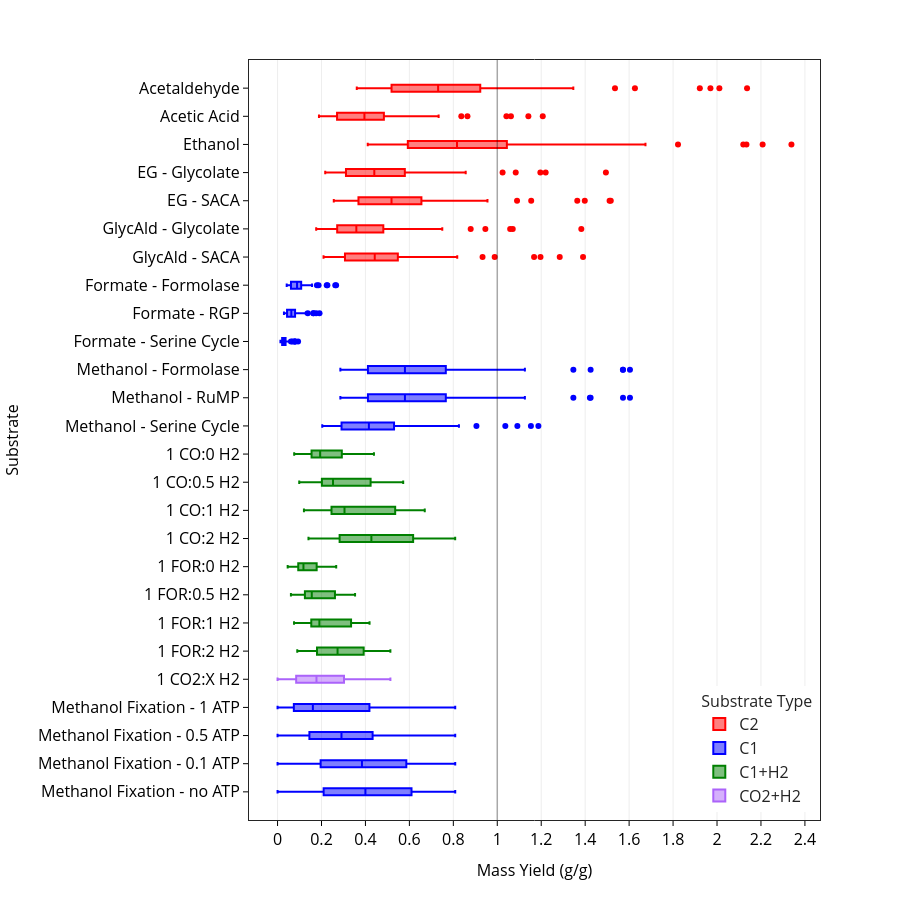

Notebook source saved alongside this figure:
### Markdown cell above
### Bio - Box Plot ###

### Code cell
##----- Bioproduction Yields Box Plot -----##

ORI = 'h' #'v' for vertical, 'h' for horizontal

if ORI is 'v':
    X = 'PathwayGraph'
    Y = 'Yield_Mass'
    W = 900
    H = 500
    
elif ORI is 'h':
    X = 'Yield_Mass'
    Y = 'PathwayGraph'
    W = 900
    H = 900

    
#layout = dict(xaxis = dict(title = 'Substrate test', showgrid=False, ticks='inside'))
    
fig = px.box(df, x=X, y=Y,
             orientation=ORI,
             color = 'SubstrateType', color_discrete_map={'C2': "Red", 'C1': 'Blue', 'C1+H2': 'Green'},#, 'Sugar': 'Purple'},
             #title = 'Bioproduction Mass Yields',
             points = 'outliers',
             category_orders={'PathwayGraph':['Acetaldehyde', 'Acetic Acid', 'Ethanol', 'EG - Glycolate', 'EG - SACA',
             'GlycAld - Glycolate', 'GlycAld - SACA', 'Formate - Formolase', 'Formate - RGP', 'Formate - Serine Cycle', 
             'Methanol - Formolase', 'Methanol - RuMP', 'Methanol - Serine Cycle', 
             '1 CO:0 H2', '1 CO:0.5 H2', '1 CO:1 H2', '1 CO:2 H2', 
             '1 FOR:0 H2', '1 FOR:0.5 H2', '1 FOR:1 H2', '1 FOR:2 H2','1 CO2:X H2',
             'Methanol Fixation - 1 ATP','Methanol Fixation - 0.5 ATP','Methanol Fixation - 0.1 ATP','Methanol Fixation - no ATP'],
                 #,'Glucose', 'Glycerol', 'Xylose'],
             'SubstrateType': ['C2', 'C1', 'C1+H2']}
             #range_x =[0,14]
            )


fig.update_layout(template="simple_white", plot_bgcolor = "white", title = {'x': 0.52},
                 width=W, height=H, title_font_size=18, 
                 legend_title_text='Substrate Type', legend_font_size=16, legend_title_font_size=16
                 )

#The following is needed to change the width of the boxes, and ensure they're aligned with the labels
fig.update_traces(width=0.25)


#Horizontal vs Vertical box plot need opposite axis settings:
if ORI is 'v':
    fig.update_xaxes(title_text='Substrate', title_font_size=16,
                     visible=True, showline=True, linewidth=1, color='black', mirror = True,
                     tickfont_size=14,
                     type='category'#, tickson='boundaries'
                     )

    fig.update_yaxes(title_text='Mass Yield (g/g)', title_font_size=16,
                    visible=True, showline=True, linewidth=1, color='black', mirror = True,
                    tickmode = 'linear', tick0 = 0, dtick= 0.2, tickfont_size=14,
                    showgrid=True, gridcolor='#eee'
                    )
    
    
elif ORI is 'h':
    
    fig.update_yaxes(title_text='Substrate', title_font_size=16,
                 visible=True, showline=True, linewidth=1, color='black', mirror = True,
                 tickfont_size=16,
                 type='category',#, tickson='boundaries'
                 range=[-1,26]    
                 )
                 #tickson="boundaries")

    fig.update_xaxes(title_text='Mass Yield (g/g)', title_font_size=16,
                visible=True, showline=True, linewidth=1, color='black', mirror = True,
                tickmode = 'linear', tick0 = 0, dtick= 0.2, tickfont_size=16,
                showgrid=True, gridcolor='#eee'
                )
    
    shape1=dict(type="line", x0=1, x1=1, y0=-1, y1=28, xref='x', yref='y', line=dict(color='black', width=1.5))
    shapes = [shape1]
    fig.update_layout(legend=dict(yanchor="bottom", y=0.01, xanchor="right", x=0.99), shapes=shapes)

#fig.update_traces(texttemplate='%{text:.2s}', textposition='outside')

    
    #category_orders={'Substrate':['C2', 'C1', 'C1+H2']}
#color_discrete_sequence=px.colors.qualitative.Set1,
#"C1":['CarbonMonoxide','FormicAcid','Methanol']
#for t in fig.data:
   # t.marker.line.width = 1
    #t.marker.line.color = 'black'


fig.show()
fig.write_image(outputDirectory_general + date + "_BioproductionYields-BOX_" + ORI + ".png", scale=5)

### Figure 1 — Plotly figure (JSON) as saved in the notebook; plotly's stock layout.template omitted (floating-point values rounded to 4 significant figures; data arrays with more than 128 entries replaced by an {"elided": "..."} marker saying what was removed)
{"data": [{"alignmentgroup": "True", "boxpoints": "outliers", "hovertemplate": "SubstrateType=C2<br>Yield_Mass=%{x}<br>PathwayGraph=%{y}<extra></extra>", "legendgroup": "C2", "marker": {"color": "Red"}, "name": "C2", "notched": false, "offsetgroup": "C2", "orientation": "h", "showlegend": true, "type": "box", "width": 0.25, "x": {"elided": "399 float values"}, "x0": " ", "xaxis": "x", "y": {"elided": "399 str values"}, "y0": " ", "yaxis": "y"}, {"alignmentgroup": "True", "boxpoints": "outliers", "hovertemplate": "SubstrateType=C1<br>Yield_Mass=%{x}<br>PathwayGraph=%{y}<extra></extra>", "legendgroup": "C1", "marker": {"color": "Blue"}, "name": "C1", "notched": false, "offsetgroup": "C1", "orientation": "h", "showlegend": true, "type": "box", "width": 0.25, "x": {"elided": "550 float values"}, "x0": " ", "xaxis": "x", "y": {"elided": "550 str values"}, "y0": " ", "yaxis": "y"}, {"alignmentgroup": "True", "boxpoints": "outliers", "hovertemplate": "SubstrateType=C1+H2<br>Yield_Mass=%{x}<br>PathwayGraph=%{y}<extra></extra>", "legendgroup": "C1+H2", "marker": {"color": "Green"}, "name": "C1+H2", "notched": false, "offsetgroup": "C1+H2", "orientation": "h", "showlegend": true, "type": "box", "width": 0.25, "x": {"elided": "400 float values"}, "x0": " ", "xaxis": "x", "y": {"elided": "400 str values"}, "y0": " ", "yaxis": "y"}, {"alignmentgroup": "True", "boxpoints": "outliers", "hovertemplate": "SubstrateType=CO2+H2<br>Yield_Mass=%{x}<br>PathwayGraph=%{y}<extra></extra>", "legendgroup": "CO2+H2", "marker": {"color": "#ab63fa"}, "name": "CO2+H2", "notched": false, "offsetgroup": "CO2+H2", "orientation": "h", "showlegend": true, "type": "box", "width": 0.25, "x": [0.4547, 0.4547, 0.1774, 0.5136, 0.1381, 0.1444, 0.2565, 0.4547, 0.2258, 0.1769, 0.06481, 0, 0.392, 0.0908, 0.2297, 0, 0.06261, 0.05823, 0, 0, 0.1049, 0.3702, 0.3702, 0.4439, 0.08992, 0, 0.08435, 0.449, 0.08606, 0.1146, 0, 0.2843, 0.285, 0.3596, 0.4439, 0.08476, 0.4002, 0.2427, 0.267, 0.2834, 0.2838, 0.286, 0.1645, 0.1645, 0.05586, 0.2897, 0, 0.134, 0.05771, 0.08672, 0.3024, 0.3037, 0.1375, 0.2886], "x0": " ", "xaxis": "x", "y": ["1 CO2:X H2", "1 CO2:X H2", "1 CO2:X H2", "1 CO2:X H2", "1 CO2:X H2", "1 CO2:X H2", "1 CO2:X H2", "1 CO2:X H2", "1 CO2:X H2", "1 CO2:X H2", "1 CO2:X H2", "1 CO2:X H2", "1 CO2:X H2", "1 CO2:X H2", "1 CO2:X H2", "1 CO2:X H2", "1 CO2:X H2", "1 CO2:X H2", "1 CO2:X H2", "1 CO2:X H2", "1 CO2:X H2", "1 CO2:X H2", "1 CO2:X H2", "1 CO2:X H2", "1 CO2:X H2", "1 CO2:X H2", "1 CO2:X H2", "1 CO2:X H2", "1 CO2:X H2", "1 CO2:X H2", "1 CO2:X H2", "1 CO2:X H2", "1 CO2:X H2", "1 CO2:X H2", "1 CO2:X H2", "1 CO2:X H2", "1 CO2:X H2", "1 CO2:X H2", "1 CO2:X H2", "1 CO2:X H2", "1 CO2:X H2", "1 CO2:X H2", "1 CO2:X H2", "1 CO2:X H2", "1 CO2:X H2", "1 CO2:X H2", "1 CO2:X H2", "1 CO2:X H2", "1 CO2:X H2", "1 CO2:X H2", "1 CO2:X H2", "1 CO2:X H2", "1 CO2:X H2", "1 CO2:X H2"], "y0": " ", "yaxis": "y"}], "layout": {"boxmode": "group", "height": 900, "legend": {"font": {"size": 16}, "title": {"font": {"size": 16}, "text": "Substrate Type"}, "tracegroupgap": 0, "x": 0.99, "xanchor": "right", "y": 0.01, "yanchor": "bottom"}, "margin": {"t": 60}, "plot_bgcolor": "white", "shapes": [{"line": {"color": "black", "width": 1.5}, "type": "line", "x0": 1, "x1": 1, "xref": "x", "y0": -1, "y1": 28, "yref": "y"}], "title": {"font": {"size": 18}, "x": 0.52}, "width": 900, "xaxis": {"anchor": "y", "color": "black", "domain": [0, 1], "dtick": 0.2, "gridcolor": "#eee", "linewidth": 1, "mirror": true, "showgrid": true, "showline": true, "tick0": 0, "tickfont": {"size": 16}, "tickmode": "linear", "title": {"font": {"size": 16}, "text": "Mass Yield (g/g)"}, "visible": true}, "yaxis": {"anchor": "x", "categoryarray": ["Methanol Fixation - no ATP", "Methanol Fixation - 0.1 ATP", "Methanol Fixation - 0.5 ATP", "Methanol Fixation - 1 ATP", "1 CO2:X H2", "1 FOR:2 H2", "1 FOR:1 H2", "1 FOR:0.5 H2", "1 FOR:0 H2", "1 CO:2 H2", "1 CO:1 H2", "1 CO:0.5 H2", "1 CO:0 H2", "Methanol - Serine Cycle", "Methanol - RuMP", "Methanol - Formolase", "Formate - Serine Cycle", "Formate - RGP", "Formate - Formolase", "GlycAld - SACA", "GlycAld - Glycolate", "EG - SACA", "EG - Glycolate", "Ethanol", "Acetic Acid", "Acetaldehyde"], "categoryorder": "array", "color": "black", "domain": [0, 1], "linewidth": 1, "mirror": true, "range": [-1, 26], "showline": true, "tickfont": {"size": 16}, "title": {"font": {"size": 16}, "text": "Substrate"}, "type": "category", "visible": true}}}
